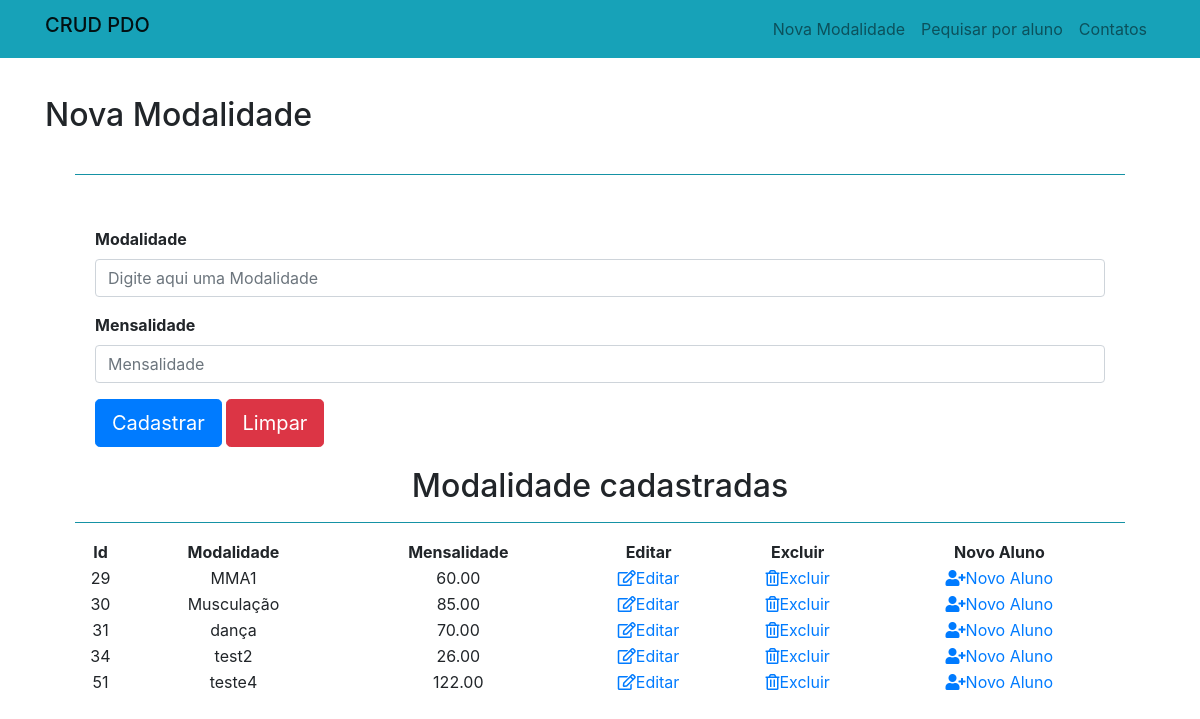
Page /public/home.php on the committed database.
### tables this page shows
CREATE TABLE `modalidades` (
  `id` int(11) NOT NULL,
  `modalidade` varchar(255) NOT NULL,
  `mensalidade` decimal(5,2) NOT NULL
);

### database/modalidade/read.php (called while the page is built, shortened)
<?php
	$create = new Modalidade();
	$create->read();
?>

### classes/modalidade.class.php (the view, shortened to what this page needs)
<?php
	class Modalidade extends Conexao implements CrudModalidade {
		private $id,$modalidade,$mensalidade;
		protected function setId($id){
			$this->id = $id;
		}
		protected function setModalidade($modalidade){
			$this->modalidade = $modalidade;
		}
		protected function setMensaliade($mensalidade){
			$this->mensalidade = $mensalidade;
		}
		protected function getId(){
			return $this->id;
		}
		protected function getModaidade(){
			return $this->modalidade;
		}
		protected function getMensalidade(){
			return $this->mensalidade;
		}
		public function read(){
			$conn = $this->conectar();
			$sql = "SELECT * FROM modalidades";
			$stmt = $conn->prepare($sql);
			$stmt->execute();
			$result = $stmt->fetchALL();
			foreach ($result as $value) {
				$_id = $this->getId();
				$_mod = $this->getModaidade();
				$_mens = $this->getMensalidade();
				echo '<tr>';
				echo "<td>$_id</td>";
				echo "<td>$_mod</td>";
				echo "<td>$_mens</td>";
				echo "<td><a href='../public/EditarMod.php?id=$_id'><i class='far fa-edit'></i>Editar</a></button></td>";
				echo "<td><a href='../database/modalidade/delete.php?id=$_id'><i class='far fa-trash-alt'></i>Excluir</a></td>";
				echo "<td><a href='../public/novoAluno.php?id=$_id'><i class='fas fa-user-plus'></i>Novo Aluno</a></td>";
				echo '</tr>';
			}
		}
	}
?>

### rows in the picture
modalidades: id "29", modalidade "MMA1", mensalidade "60.00"
modalidades: id "30", modalidade "Musculação", mensalidade "85.00"
modalidades: id "31", modalidade "dança", mensalidade "70.00"
modalidades: id "34", modalidade "test2", mensalidade "26.00"
modalidades: id "51", modalidade "teste4", mensalidade "122.00"
